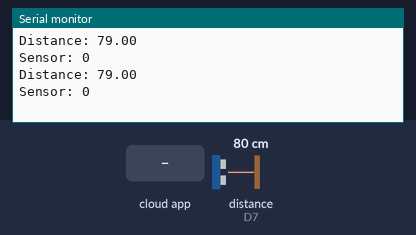
This sketch was run on a simulated Arduino MKR. Shown: the last lines printed to the serial monitor. Wiring (inferred from the names in the program): ultrasonic range finder: trigger D8; echo D7. Inputs (shaded band) come from the test bench; at power-on: distance to the obstacle (sensor on D7) 80 cm. The echo pulse lasts 58.3 µs per cm; WiFi joins after 1.5 s; servers stay silent unless stated; not simulated (calls return 0 or success): arduino_secrets.h.

Above: at 4.2 s.
4.3 s: the phone or cloud app sets distance to 0
6.5 s: the phone or cloud app sets sensor to 0
8.5 s: distance to the obstacle (sensor on D7) set to 2 cm
At 9.8 s:
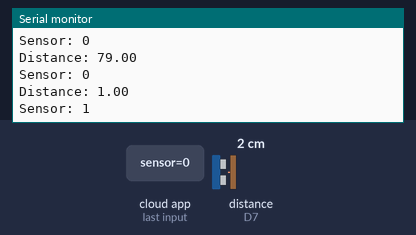
10.0 s: distance to the obstacle (sensor on D7) set to 4 cm
At 10.9 s:
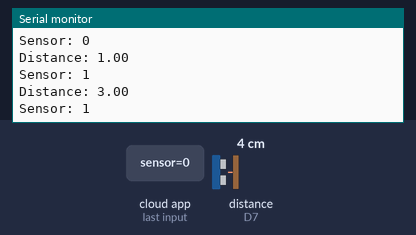
Timing chart, 0 to 12.5 s (numbered marks = the images above; inputs shaded):
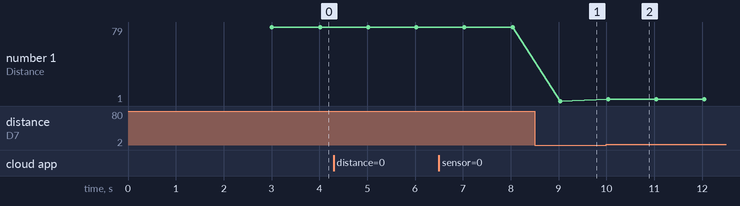

Measured:
- after the input at 8.5 s, the serial monitor: prints a new line after 0.54 s (image 1)
- after the input at 10.0 s, the serial monitor: prints a new line at once (image 2)
- plotted number 1: 79 → 1 after the input at 8.5 s, 1 → 3 after the input at 10.0 s

The sketch:

sketch_iot_cloud.ino
```cpp
#include "thingProperties.h"

const int trigger = 8;
const int echo = 7;

int getUltrasonicDistance(){
  // Function to retreive the distance reading of the ultrasonic sensor
  long duration;
  float distance;

  // Assure the trigger pin is LOW:
  digitalWrite(trigger, LOW);
  // Brief pause:
  delayMicroseconds(5);

  // Trigger the sensor by setting the trigger to HIGH:
  digitalWrite(trigger, HIGH);
  // Wait a moment before turning off the trigger:
  delayMicroseconds(10);
  // Turn off the trigger:
  digitalWrite(trigger, LOW);

  // Read the echo pin:
  duration = pulseIn(echo, HIGH);
  // Calculate the distance in centimeter (CM):
  distance = duration * 0.034 / 2;

  // Return the distance read from the sensor:
  return distance;
}

bool getSensor(){
  // Create variable for sensor
  sensor = false;

  // If distance is too close, set sensor to 1
  if(distance < 10){
    sensor = true;
    Serial.print("Sensor: ");
    Serial.println(sensor);
  }

  // If distance is not close, set sensor to 0
  else if(distance >= 10) {
    sensor = false;
    Serial.print("Sensor: ");
    Serial.println(sensor);
  }

  // Return status of the sensor:
  return sensor;
}

void setup() {
  // Define inputs and outputs:
  pinMode(trigger, OUTPUT);
  pinMode(echo, INPUT);

  // Initialize serial and wait for port to open:
  Serial.begin(9600);
  // This delay gives the chance to wait for a Serial Monitor without blocking if none is found
  delay(1500);

  // Defined in thingProperties.h
  initProperties();

  // Connect to Arduino IoT Cloud
  ArduinoCloud.begin(ArduinoIoTPreferredConnection);

  /*
     The following function allows you to obtain more information
     related to the state of network and IoT Cloud connection and errors
     the higher number the more granular information you’ll get.
     The default is 0 (only errors).
     Maximum is 4
 */
  setDebugMessageLevel(2);
  ArduinoCloud.printDebugInfo();

}

void loop() {
  ArduinoCloud.update();

  // Print the distance to the serial monitor:
  distance = getUltrasonicDistance();
  Serial.print("Distance: ");
  Serial.println(distance);

  // Prints sensor status to serial monitor
  sensor = getSensor();

  // Wait one second before continuing:
  delay(1000);

}

void onDistanceChange()  {
  // Add your code here to act upon Distance change
  Serial.println("--onDistanceChange");
}

void onSensorChange()  {
  // Add your code here to act upon Sensor change
  Serial.println("--onSensorChange");
}
```

thingProperties.h
```cpp
// Code generated by Arduino IoT Cloud, DO NOT EDIT.

#include <ArduinoIoTCloud.h>
#include <Arduino_ConnectionHandler.h>
#include "arduino_secrets.h"

const char SSID[]     = SECRET_SSID;    // Network SSID (name)
const char PASS[]     = SECRET_OPTIONAL_PASS;    // Network password (use for WPA, or use as key for WEP)

void onDistanceChange();
void onSensorChange();

float distance;
bool sensor;

void initProperties(){

  ArduinoCloud.addProperty(distance, READWRITE, ON_CHANGE, onDistanceChange);
  ArduinoCloud.addProperty(sensor, READWRITE, ON_CHANGE, onSensorChange);

}

WiFiConnectionHandler ArduinoIoTPreferredConnection(SSID, PASS);
```
